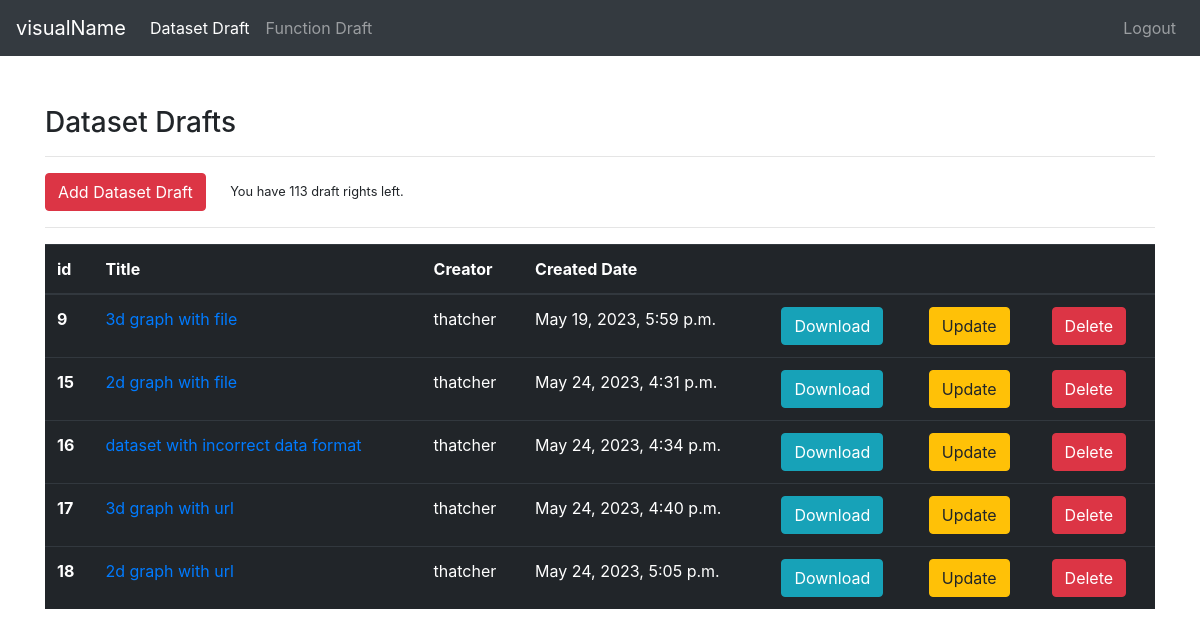
Screenshot of /drafts/datasetDraft/ (signed in) with the database file from the repository.
### drafts/models.py (models this page shows, shortened)
class DraftDataset(models.Model):
    creator = models.ForeignKey("auth.User", on_delete=models.CASCADE)
    created_date = models.DateTimeField(auto_now_add=True)
    file = models.FileField(blank=True, null=True, validators=[FileExtensionValidator(allowed_extensions=['csv', 'xslsx'])], upload_to="datasets/")
    file_link = models.CharField(max_length=300, verbose_name='File link(if the file is not uploaded)', blank=True, null=True)
    title = models.CharField(max_length=50)
    title_fontsize = models.IntegerField(default=13)
    title_color = ColorField(default='#000000')
    graph_color = ColorField(default='#000000')
    x_label = models.CharField(max_length=50, default='x')
    y_label = models.CharField(max_length=50, default='y')
    z_label = models.CharField(max_length=50, default='z', blank=True, null=True)

### drafts/views.py (the view)
# urls.py: path('datasetDraft/', views.datasetDraft, name="datasetDraft"),
@login_required(login_url="user:login")
def datasetDraft(request):
    datasetDrafts = DraftDataset.objects.filter(creator = request.user)
    profile = Profile.objects.filter(user=request.user).first()
    draft_right_left =  profile.draft_right_left
    context = {
        "drafts":datasetDrafts,
        "left":draft_right_left
    }
    if draft_right_left <=0:
        messages.warning(request, "Contact n.erenacar13@gmail.com in order to buy more draft rights.")
    return render(request, "datasetDraft.html", context=context)

### templates/datasetDraft.html
{% extends 'layout.html' %}
{% block body %}
<h3>Dataset Drafts</h3>
<hr>
<a class="btn btn-danger" href="{% url 'drafts:addDataset' %}">Add Dataset Draft</a>
<small style="margin-left: 20px">You have {{left}} draft rights left.</small>
<hr>
{% if drafts %}
<table class="table table-dark">
    <thead>
      <tr>
        <th scope="col">id</th>
        <th scope="col">Title</th>
        <th scope="col">Creator</th>
        <th scope="col">Created Date</th>
        <th scope="col"></th>
        <th scope="col"></th>
        <th scope="col"></th>
      </tr>
    </thead>
    <tbody>
        {% for draft in drafts %}
        <tr>
          <th scope="row">{{draft.id}}</th>
          <td><a href="{% url 'drafts:updateDatasetDraft' draft.id %}">{{draft.title}}</a></td>
          <td>{{draft.creator}}</td>
          <td>{{draft.created_date}}</td>
          <td><a href="{% url 'drafts:downloadDatasetDraft' draft.id %}" class="btn btn-info">Download</a></td>
          <td><a href="{% url 'drafts:updateDatasetDraft' draft.id %}" class="btn btn-warning">Update</a></td>
          <td><a href="{% url 'drafts:deleteDatasetDraft' draft.id %}" class="btn btn-danger">Delete</a></td>
        </tr>
        {% endfor %}
    </tbody>
  </table>
{% else %}
<div class="alert alert-danger">You dont have any drafts yet.</div>
{% endif %}
{% endblock body %}

### rows the page displays
DraftDataset: id "9", title "3d graph with file", creator "thatcher", created_date "May 19, 2023, 5:59 p.m."
DraftDataset: id "15", title "2d graph with file", creator "thatcher", created_date "May 24, 2023, 4:31 p.m."
DraftDataset: id "16", title "dataset with incorrect data format", creator "thatcher", created_date "May 24, 2023, 4:34 p.m."
DraftDataset: id "17", title "3d graph with url", creator "thatcher", created_date "May 24, 2023, 4:40 p.m."
DraftDataset: id "18", title "2d graph with url", creator "thatcher", created_date "May 24, 2023, 5:05 p.m."

### other values shown
{{ left }} "113"
